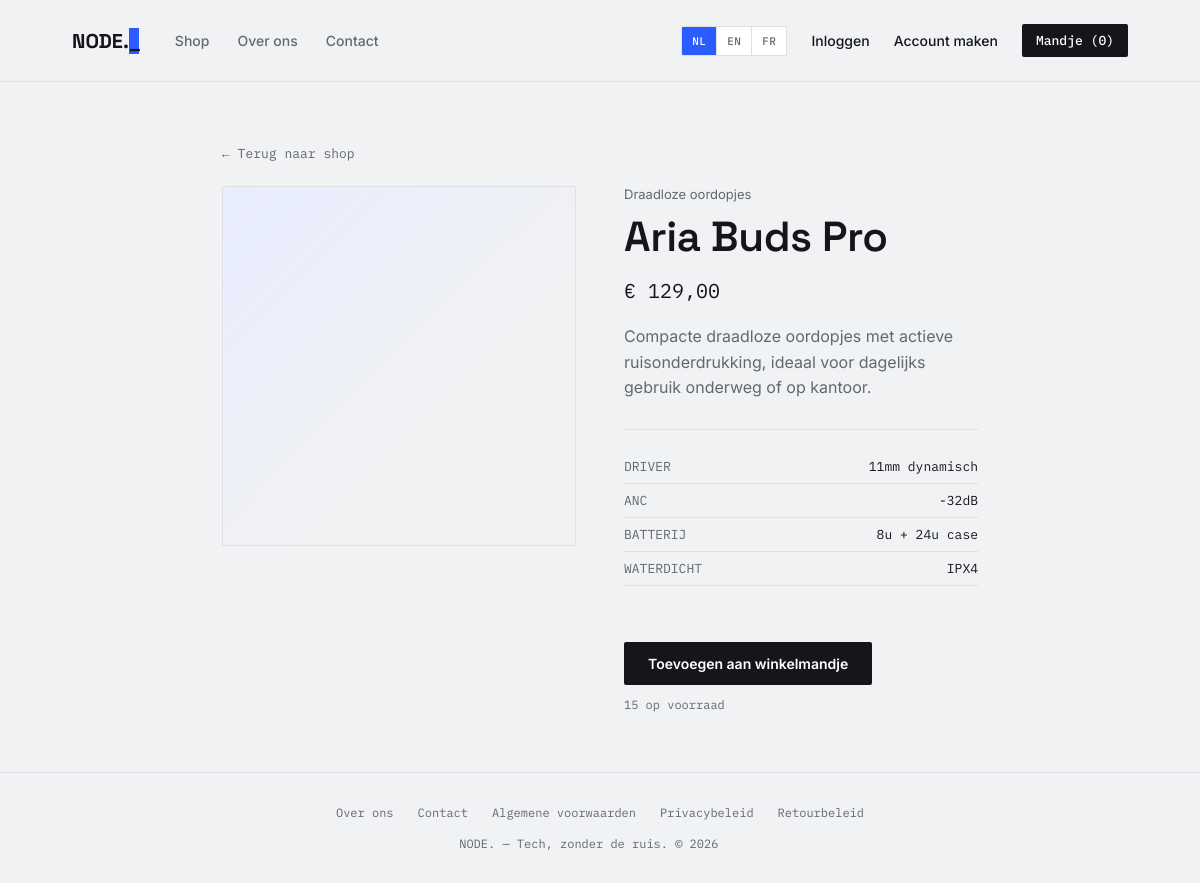
Page /product/1 on the committed database.
### models.py (models this page shows)
class Product(db.Model):
    id = db.Column(db.Integer, primary_key=True)
    name = db.Column(db.String(150), nullable=False)
    category = db.Column(db.String(100), nullable=False)
    price = db.Column(db.Float, nullable=False)
    description = db.Column(db.Text, nullable=False, default="")
    stock = db.Column(db.Integer, nullable=False, default=10)
    spec1_label = db.Column(db.String(50), default="")
    spec1_value = db.Column(db.String(100), default="")
    spec2_label = db.Column(db.String(50), default="")
    spec2_value = db.Column(db.String(100), default="")
    spec3_label = db.Column(db.String(50), default="")
    spec3_value = db.Column(db.String(100), default="")
    spec4_label = db.Column(db.String(50), default="")
    spec4_value = db.Column(db.String(100), default="")
    @property
    def specs(self):
        pairs = [
            (self.spec1_label, self.spec1_value),
            (self.spec2_label, self.spec2_value),
            (self.spec3_label, self.spec3_value),
            (self.spec4_label, self.spec4_value),
        ]
        return [(l, v) for l, v in pairs if l]

### app.py (the view)
@app.route("/product/<int:product_id>")
def product_detail(product_id):
    product = db.session.get(Product, product_id)
    if not product:
        flash(translate("product_not_found", current_language()))
        return redirect(url_for("home"))
    return render_template("product.html", product=product)

### app.py (called while the page is built)
def current_language():
    return session.get("lang", DEFAULT_LANGUAGE)

@app.context_processor
def inject_translations():
    lang = current_language()
    return {
        "t": lambda key, **kw: translate(key, lang, **kw),
        "current_lang": lang,
        "languages": LANGUAGES,
    }

@app.before_request
def block_visitors():
    if not COMING_SOON:
        return None
    if session.get("preview"):
        return None
    if request.endpoint in ("preview", "static"):
        return None
    return render_template("coming_soon.html"), 503

def get_cart():
    return session.get("cart", {})

@app.context_processor
def inject_cart_count():
    cart = get_cart()
    count = sum(cart.values())
    return {"cart_count": count}

### translations.py (called while the page is built)
def translate(key, lang, **kwargs):
    table = TRANSLATIONS.get(lang) or TRANSLATIONS[DEFAULT_LANGUAGE]
    text = table.get(key) or TRANSLATIONS[DEFAULT_LANGUAGE].get(key) or key
    if kwargs:
        try:
            text = text.format(**kwargs)
        except (KeyError, IndexError):
            pass
    return text

### templates/product.html (shortened to what this page needs)
{% extends "base.html" %}
{% block content %}
<div class="container" style="max-width:900px;">
  <a href="{{ url_for('home') }}" style="font-family:var(--mono); font-size:13px; color:var(--ink-soft);">&larr; Terug naar shop</a>
  <div style="display:grid; grid-template-columns:1fr 1fr; gap:48px; margin-top:24px;">
    <div class="card-glyph" style="height:360px;"></div>
    <div>
      <div class="card-cat" style="margin-bottom:8px;">{{ product.category }}</div>
      <h1 style="margin-bottom:14px;">{{ product.name }}</h1>
      <div style="font-family:var(--mono); font-size:20px; margin-bottom:20px;">€ {{ "%.2f"|format(product.price)|replace(".", ",") }}</div>
      <p style="color:var(--ink-soft); line-height:1.6; margin-bottom:28px;">{{ product.description }}</p>
      {% if product.specs %}
      <div style="border-top:1px solid var(--line); padding-top:20px; margin-bottom:28px;">
        {% for label, value in product.specs %}
        <div style="display:flex; justify-content:space-between; font-family:var(--mono); font-size:13px; padding:8px 0; border-bottom:1px solid var(--line);">
          <span style="color:var(--ink-soft);">{{ label }}</span>
          <span>{{ value }}</span>
        </div>
        {% endfor %}
      </div>
      {% endif %}
      {% if product.stock > 0 %}
      <form method="POST" action="{{ url_for('cart_add', product_id=product.id) }}">
        <button type="submit" class="btn">Toevoegen aan winkelmandje</button>
      </form>
      <p style="font-family:var(--mono); font-size:12px; color:var(--ink-soft); margin-top:12px;">{{ product.stock }} op voorraad</p>
      {% else %}
      <p style="font-family:var(--mono); font-size:13px; color:var(--ink-soft);">Momenteel niet op voorraad</p>
      {% endif %}
    </div>
  </div>
</div>
{% endblock %}

### templates/base.html (style rules this page uses)
:root { --bg:#F1F2F4; --surface:#FFFFFF; --ink:#14161A; --ink-soft:#63676F; --line:#DDDFE3; --accent:#2B5CFF; --accent-soft:#E8EDFF; --mono:'IBM Plex Mono',monospace; --grotesk:'Space Grotesk',sans-serif; --sans:'Inter',sans-serif; }
* { margin:0;padding:0;box-sizing:border-box; }
body { background:var(--bg);color:var(--ink);font-family:var(--sans);-webkit-font-smoothing:antialiased;min-height:100vh;display:flex;flex-direction:column; }
a { color:inherit;text-decoration:none; }
.container { max-width:1100px;margin:0 auto;padding:60px 6vw; }
h1 { font-family:var(--grotesk);font-weight:600;font-size:clamp(28px,4vw,42px);letter-spacing:-0.01em; }
.btn { display:inline-block;background:var(--ink);color:#fff;font-weight:600;font-size:14px;padding:13px 24px;border-radius:2px;border:none;cursor:pointer;transition:background .15s ease;font-family:var(--sans); }
form .btn { margin-top:28px; }
.card-glyph { width:100%;height:120px;border-radius:2px;background:linear-gradient(135deg,var(--accent-soft) 0%,transparent 60%),repeating-linear-gradient(45deg,var(--bg) 0 2px,transparent 2px 14px);border:1px solid var(--line);margin-bottom:18px; }
.card-cat { font-size:13px;color:var(--ink-soft);margin-bottom:14px; }

### rows in the picture
Product: category "Draadloze oordopjes", name "Aria Buds Pro", price "129,00", description "Compacte draadloze oordopjes met actieve ruisonderdrukking, ideaal voor dagelijks gebruik onderweg of op kantoor.", spec1_label "DRIVER", spec1_value "11mm dynamisch", spec2_label "ANC", spec2_value "-32dB", spec3_label "BATTERIJ", spec3_value "8u + 24u case", spec4_label "WATERDICHT", spec4_value "IPX4", stock "15"

### other values in the picture
{{ t('nav_shop') }} "Shop"
{{ t('nav_about') }} "Over ons"
{{ t('nav_contact') }} "Contact"
{{ code|upper }} "NL" "EN" "FR"
{{ t('nav_login') }} "Inloggen"
{{ t('nav_register') }} "Account maken"
{{ t('nav_cart') }} "Mandje"
{{ cart_count }} "0"
{{ t('footer_terms') }} "Algemene voorwaarden"
{{ t('footer_privacy') }} "Privacybeleid"
{{ t('footer_returns') }} "Retourbeleid"
{{ t('footer_tagline') }} "Tech, zonder de ruis."
